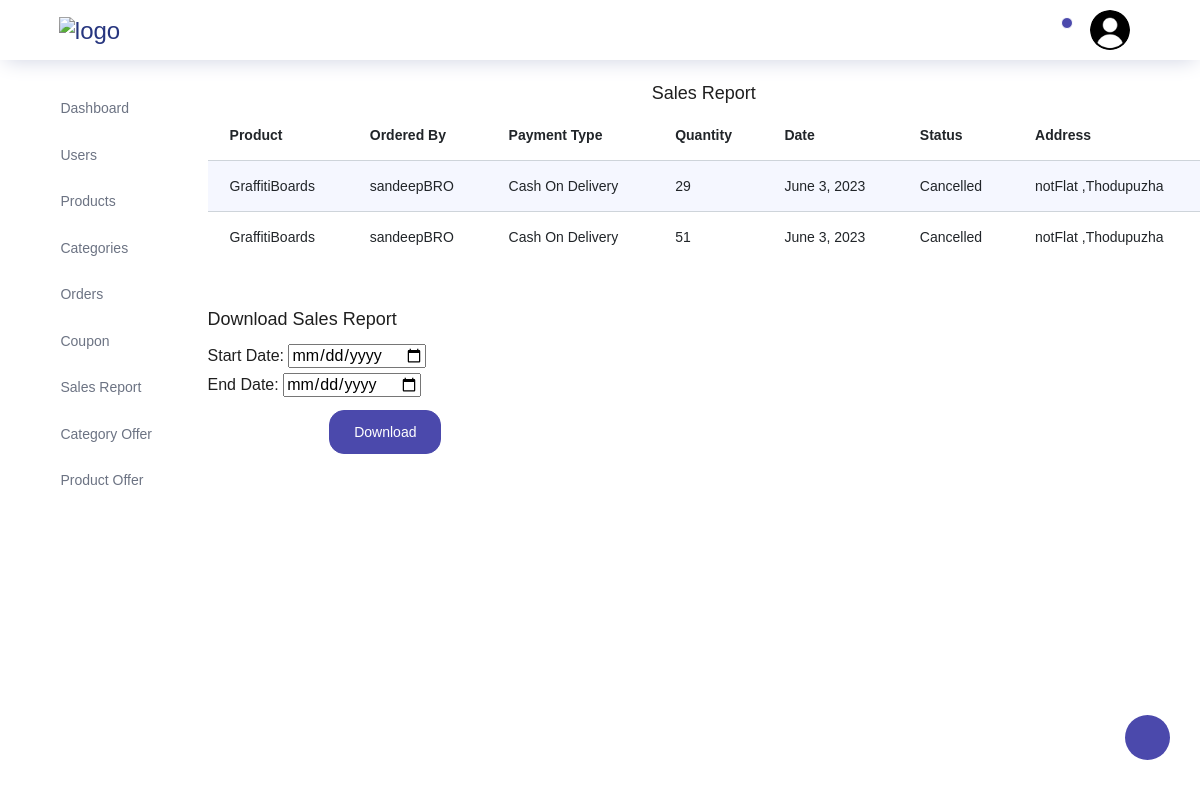
The app's page /storeadmin/salesreport/, older data.
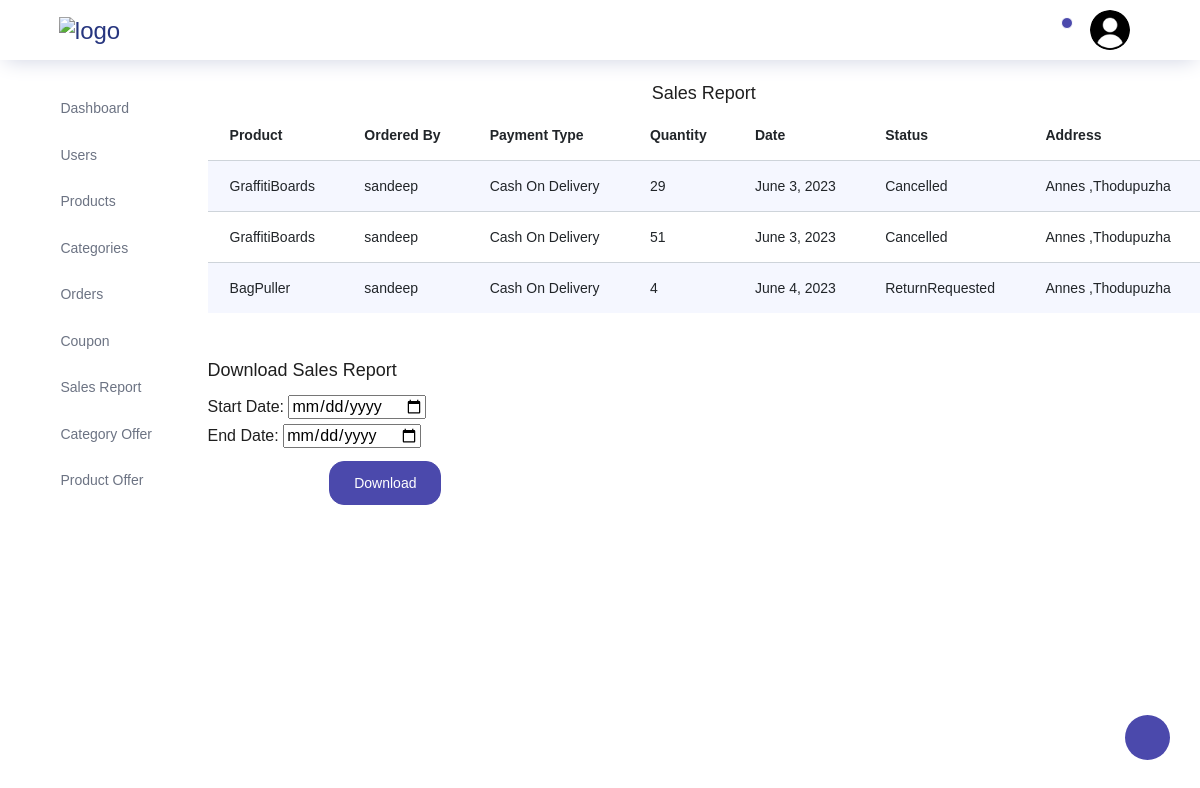
The same page, newer data.
### store/models.py (models this page shows)
class Orders(models.Model):
    user=models.ForeignKey(Customers,on_delete=models.CASCADE)
    product=models.ForeignKey(Products,on_delete=models.CASCADE)
    address=models.ForeignKey(Address,on_delete=models.CASCADE)
    orderdate=models.DateField(auto_now_add=True)
    orderstatus=models.CharField(max_length=200,default="pending")
    ordertype=models.CharField(max_length=200)
    quantity=models.PositiveIntegerField()
    finalprice=models.DecimalField(max_digits=10, decimal_places=2)

class Products(models.Model):
    name=models.CharField(max_length=200,unique=True)
    price = models.DecimalField(max_digits=10, decimal_places=2)
    quantity=models.PositiveIntegerField()
    category=models.ForeignKey(Category,on_delete=models.CASCADE)
    description=models.TextField(blank=True)
    image1=models.ImageField(upload_to='store/products/', blank=True)
    image2=models.ImageField(upload_to='store/products/', blank=True)
    image3=models.ImageField(upload_to='store/products/', blank=True)
    image4=models.ImageField(upload_to='store/products/', blank=True)

class Customers(models.Model):
    username=models.CharField(max_length=200,unique=True)
    name=models.CharField(max_length=200)
    email=models.CharField(max_length=200)
    phonenumber=models.IntegerField(max_length=200)
    password=models.CharField(max_length=200)
    repassword=models.CharField(max_length=200)
    isblocked=models.BooleanField(default=False)

class Address(models.Model):
    customer=models.ForeignKey(Customers,on_delete=models.CASCADE)
    country=models.CharField(max_length=200)
    state=models.CharField(max_length=200)
    district=models.CharField(max_length=200)
    locality=models.CharField(max_length=200)
    house=models.CharField(max_length=200)
    pincode=models.PositiveIntegerField()

### storeadmin/views.py (the view)
# urls.py: path("salesreport/",views.salesreport,name="salesreport"),
def salesreport(request):
    orderobjs=Orders.objects.all()
    context={"orderobjs":orderobjs}
    return render(request,"storeadmin/salesreport.html",context)

### storeadmin/templates/storeadmin/salesreport.html (shortened to what this page needs)
{% extends 'storeadmin/index.html' %}
{% block content %}
<div class="container-fluid">
    <div class="row justify-content-center mt-4">
        <h4>
            Sales Report
        </h4>
    </div>
    <div class="row">
        <table class="table table-striped">
            <thead>
              <tr>
                <th>Product</th>
                <th>Ordered By</th>
                <th>Payment Type</th>
                <th>Quantity</th>
                <th>Date</th>
                <th>Status</th>
                <th>Address</th>
              </tr>
            </thead>
            <tbody>
              {% for item in orderobjs %}
              <tr>
                <td>{{ item.product.name }}</td>
                <td>{{ item.user.name }}</td>
                <td>{{ item.ordertype }}</td>
                <td>{{ item.quantity }}</td>
                <td>{{ item.orderdate }}</td>
                <td>{{ item.orderstatus }}</td>
                <td>{{ item.address.house }} ,{{ item.address.locality }}</td>
              </tr>
              {% endfor %}
            </tbody>
          </table>
    </div>
    <div class="row mt-5">
        <h4>
            Download Sales Report
        </h4>
    </div>
    <div class="row mt-2">
        <form action={% url 'downloadsales' %} method="GET">
            <label for="start_date">Start Date:</label>
            <input type="date" id="start_date" name="start_date" required>
            <br>
            <label for="end_date">End Date:</label>
            <input type="date" id="end_date" name="end_date" required>
            <br>
            <div class="row justify-content-end">
                <button  type="submit" class="btn add-product-btn btn-primary mt-2">Download</button>
              </div>
        </form>
    </div>
    <br><br><br><br>
</div>
{% endblock content %}

### storeadmin/templates/storeadmin/index.html (shortened to what this page needs)
<!DOCTYPE html>
{% load static %}
<html lang="en">
<head>
  <link rel="stylesheet" href="{% static 'storeadmin/vendors/feather/feather.css' %}">
  <link rel="stylesheet" href="{% static 'storeadmin/vendors/ti-icons/css/themify-icons.css' %}" >
  <link rel="stylesheet" href="{% static 'storeadmin/vendors/css/vendor.bundle.base.css' %}"   "">
  <link rel="stylesheet" href="{% static 'storeadmin/vendors/datatables.net-bs4/dataTables.bootstrap4.css' %}"  >
  <link rel="stylesheet" href="{% static 'storeadmin/vendors/ti-icons/css/themify-icons.css' %}"    >
  <link rel="stylesheet" type="text/css" href="{% static 'storeadmin/js/select.dataTables.min.css' %}"  >
  <link rel="stylesheet" href="{% static 'storeadmin/css/admin_customstyle/custom.css' %}">
  <link rel="stylesheet" href="{% static 'storeadmin/css/vertical-layout-light/style.css' %}"  >
</head>
<body>
  <div class="container-scroller">
    <nav class="navbar col-lg-12 col-12 p-0 fixed-top d-flex flex-row">
      <div class="text-center navbar-brand-wrapper d-flex align-items-center justify-content-center">
        <a class="navbar-brand brand-logo mr-5" href="index.html"><img src="{% static 'storeadmin/images/images.png' %}" class="mr-2" alt="logo"/></a>
      </div>
      <div class="navbar-menu-wrapper d-flex align-items-center justify-content-end">
        <button class="navbar-toggler navbar-toggler align-self-center" type="button" data-toggle="minimize">
          <span class="icon-menu"></span>
        </button>
        <ul class="navbar-nav navbar-nav-right">
          <li class="nav-item dropdown">
            <a class="nav-link count-indicator dropdown-toggle" id="notificationDropdown" href="#" data-toggle="dropdown">
              <i class="icon-bell mx-0"></i>
              <span class="count"></span>
            </a>
          </li>
          <li class="nav-item nav-profile dropdown">
            <a class="nav-link dropdown-toggle" href="#" data-toggle="dropdown" id="profileDropdown">
              <img src="{% static 'storeadmin/images/adminimagenew.png' %}" alt="profile"/>
            </a>
          </li>
          <li class="nav-item nav-settings d-none d-lg-flex">
            <a class="nav-link" href="#">
              <i class="icon-ellipsis"></i>
            </a>
          </li>
        </ul>
      </div>
    </nav>
    <div class="container-fluid page-body-wrapper">
      <div class="theme-setting-wrapper">
        <div id="settings-trigger"><i class="ti-settings"></i></div>
      </div>
      <nav class="sidebar sidebar-offcanvas" id="sidebar">
        <ul class="nav">
          <li class="nav-item">
            <a class="nav-link" href={% url 'admin_index' %}>
              <i class="icon-grid menu-icon"></i>
              <span class="menu-title">Dashboard</span>
          </li>
          <li class="nav-item">
            <a class="nav-link"  href={% url 'admin_users' %} aria-expanded="false" aria-controls="ui-basic">
              <i class="icon-layout menu-icon"></i>
              <span class="menu-title"> Users</span>
              <i class="menu-arrow"></i>
            </a>
          </li>
          <li class="nav-item">
            <a class="nav-link"  href={% url 'admin_products' %} aria-expanded="false" aria-controls="form-elements">
              <i class="icon-columns menu-icon"></i>
              <span class="menu-title">Products</span>
              <i class="menu-arrow"></i>
            </a>
          </li>
          <li class="nav-item">
            <a class="nav-link"  href={% url 'admin_categories' %} aria-expanded="false" aria-controls="charts">
              <i class="icon-bar-graph menu-icon"></i>
              <span class="menu-title">Categories</span>
              <i class="menu-arrow"></i>
            </a>
          </li>
          <li class="nav-item">
            <a class="nav-link"  href={% url 'admin_orders' %} aria-expanded="false" aria-controls="charts">
              <i class="icon-bar-graph menu-icon"></i>
              <span class="menu-title">Orders</span>
              <i class="menu-arrow"></i>
            </a>
          </li>
          <li class="nav-item">
            <a class="nav-link"  href={% url 'coupon' %} aria-expanded="false" aria-controls="charts">
              <i class="icon-bar-graph menu-icon"></i>
              <span class="menu-title">Coupon</span>
              <i class="menu-arrow"></i>
            </a>
          </li>
          <li class="nav-item">
            <a class="nav-link"  href={% url 'salesreport' %} aria-expanded="false" aria-controls="charts">
              <i class="icon-bar-graph menu-icon"></i>
              <span class="menu-title">Sales Report</span>
              <i class="menu-arrow"></i>
            </a>
          </li>
          <li class="nav-item">
            <a class="nav-link"  href={% url 'categoryoffer' %} aria-expanded="false" aria-controls="charts">
              <i class="icon-bar-graph menu-icon"></i>
              <span class="menu-title">Category Offer</span>
              <i class="menu-arrow"></i>
            </a>
          </li>
          <li class="nav-item">
            <a class="nav-link"  href={% url 'productoffer' %} aria-expanded="false" aria-controls="charts">
              <i class="icon-bar-graph menu-icon"></i>
              <span class="menu-title">Product Offer</span>
              <i class="menu-arrow"></i>
            </a>
          </li>
        </ul>
      </nav>
      {% block content %}{% endblock content %}
    </div>
  </div>
</body>
</html>

Row changes from the older to the newer data that the page shows:
changed through a linked row, Orders (number 1 of 3 on the later page): user.name "sandeepBRO" → "sandeep"; address.house "notFlat" → "Annes"
changed through a linked row, Orders (number 2 of 3 on the later page): user.name "sandeepBRO" → "sandeep"; address.house "notFlat" → "Annes"
added Orders: product.name "BagPuller", user.name "sandeep", ordertype "Cash On Delivery", quantity "4", orderdate "June 4, 2023", orderstatus "ReturnRequested", address.house "Annes", address.locality "Thodupuzha"
